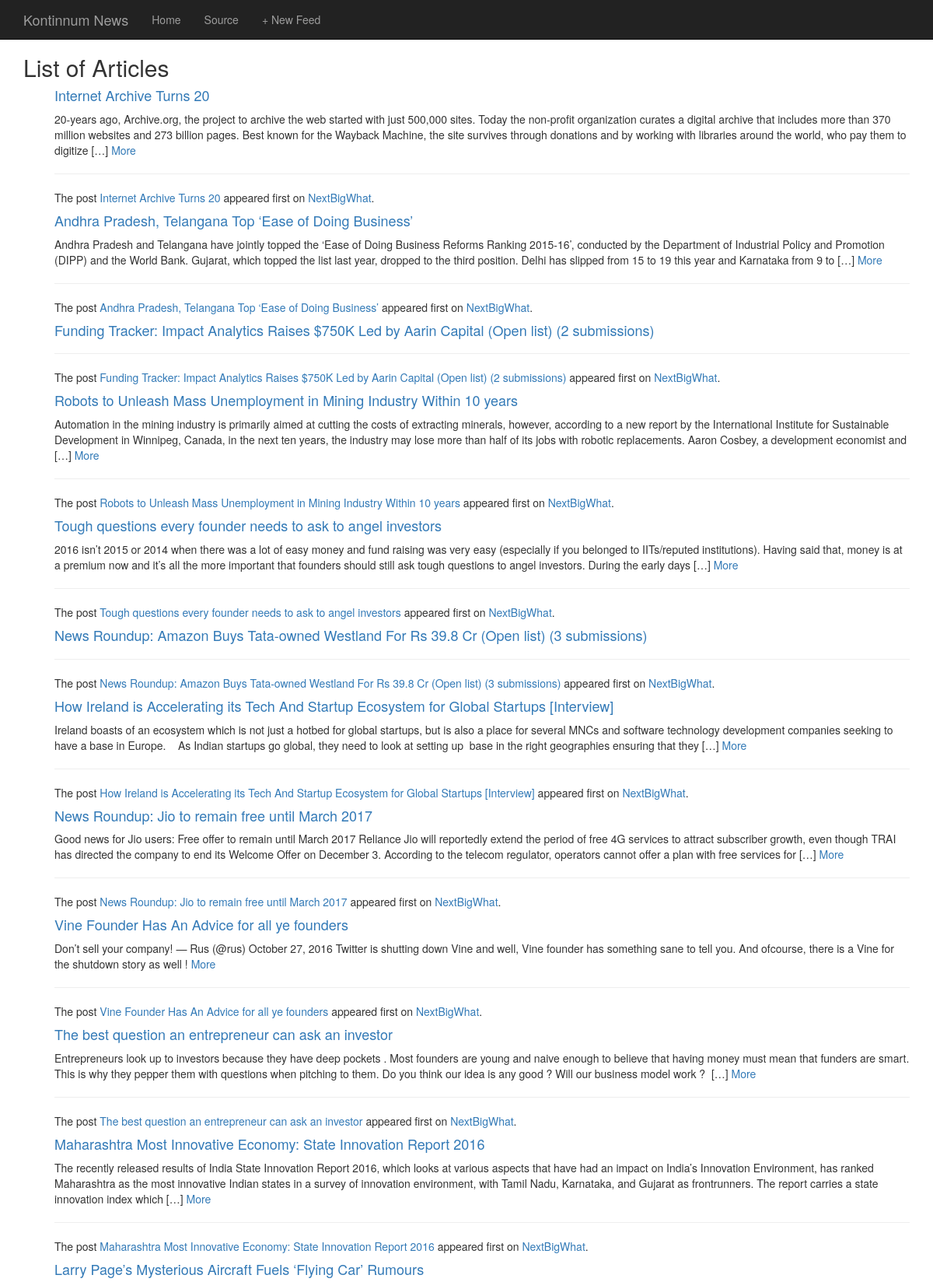
Page /news/ (upper part) on the committed database.
### news/models.py (models this page shows, shortened)
class Article(models.Model):
    feed = models.ForeignKey(Feed)
    title = models.CharField(max_length=200)
    url = models.URLField()
    description = models.TextField()
    publication_date = models.DateTimeField()

### news/views.py (the view)
def articles_list(request):
	articles = Article.objects.all();
	return render(request, 'news/articles_list.html',{'articles': articles})

### news/templates/news/articles_list.html
{% extends 'news/base.html'%}
{% block content %}
	<h2>List of Articles </h2>
<ul style="list-style: none;">
{% for article in articles %}
	<li>
		<h4><a href="{{ article.url }}">{{ article.title }}</a> </h4>
		<p>{{ article.description | safe }}</p>
	</li>
{% endfor %}
</ul>
{% endblock %}

### news/templates/news/base.html (shortened to what this page needs)
<!DOCTYPE html>
<html lang="en">
  <head>
    <link href="https://maxcdn.bootstrapcdn.com/bootstrap/3.3.7/css/bootstrap.min.css" rel="stylesheet">
  </head>
  <body>
    <nav class="navbar navbar-inverse navbar-fixed-top">
      <div class="container">
        <div class="navbar-header">
          <a class="navbar-brand" href="{% url 'articles_list' %}">Kontinnum News</a>
        </div>
        <div id="navbar" class="navbar-collapse">
        	<ul class="nav navbar-nav">
        		<li><a href="{% url 'articles_list' %}">Home</a></li>
        		<li><a href="{% url 'feeds_list' %}">Source</a></li>
            <li><a href="{% url 'feed_new' %}">+ New Feed</a></li>
        	</ul>
        </div>
      </div>
    </nav>
    <div class="container">
      {% block content %}
      {% endblock %}
    </div>
</body>
</html>

### news/templates/news/base.html (style rules this page uses)
body { padding-top: 50px; padding-bottom: 20px; }

### rows in the picture
Article: title "Internet Archive Turns 20", description "20-years ago, Archive.org, the project to archive the web started with just 500,000 sites. Today the non-profit organization curates a digital archive that includes more than 370 million websites and 273 billion pages. Best known for the Wayback Machine, the site survives through donations and by working with libraries around the world, who pay them to digitize […] More The post Internet Archive Turns 20 appeared first on NextBigWhat ."
Article: title "Andhra Pradesh, Telangana Top ‘Ease of Doing Business’", description "Andhra Pradesh and Telangana have jointly topped the ‘Ease of Doing Business Reforms Ranking 2015-16’, conducted by the Department of Industrial Policy and Promotion (DIPP) and the World Bank. Gujarat, which topped the list last year, dropped to the third position. Delhi has slipped from 15 to 19 this year and Karnataka from 9 to […] More The post Andhra Pradesh, Telangana Top ‘Ease of Doing Business’ appeared first on NextBigWhat ."
Article: title "Funding Tracker: Impact Analytics Raises $750K Led by Aarin Capital (Open list) (2 submissions)", description "The post Funding Tracker: Impact Analytics Raises $750K Led by Aarin Capital (Open list) (2 submissions) appeared first on NextBigWhat ."
Article: title "Robots to Unleash Mass Unemployment in Mining Industry Within 10 years", description "Automation in the mining industry is primarily aimed at cutting the costs of extracting minerals, however, according to a new report by the International Institute for Sustainable Development in Winnipeg, Canada, in the next ten years, the industry may lose more than half of its jobs with robotic replacements. Aaron Cosbey, a development economist and […] More The post Robots to Unleash Mass Unemployment in Mining Industry Within 10 years appeared first on NextBigWhat ."
Article: title "Tough questions every founder needs to ask to angel investors", description "2016 isn’t 2015 or 2014 when there was a lot of easy money and fund raising was very easy (especially if you belonged to IITs/reputed institutions). Having said that, money is at a premium now and it’s all the more important that founders should still ask tough questions to angel investors. During the early days […] More The post Tough questions every founder needs to ask to angel investors appeared first on NextBigWhat ."
Article: title "News Roundup: Amazon Buys Tata-owned Westland For Rs 39.8 Cr (Open list) (3 submissions)", description "The post News Roundup: Amazon Buys Tata-owned Westland For Rs 39.8 Cr (Open list) (3 submissions) appeared first on NextBigWhat ."
Article: title "How Ireland is Accelerating its Tech And Startup Ecosystem for Global Startups [Interview]", description "Ireland boasts of an ecosystem which is not just a hotbed for global startups, but is also a place for several MNCs and software technology development companies seeking to have a base in Europe. As Indian startups go global, they need to look at setting up base in the right geographies ensuring that they […] More The post How Ireland is Accelerating its Tech And Startup Ecosystem for Global Startups [Interview] appeared first on NextBigWhat ."
Article: title "News Roundup: Jio to remain free until March 2017", description "Good news for Jio users: Free offer to remain until March 2017 Reliance Jio will reportedly extend the period of free 4G services to attract subscriber growth, even though TRAI has directed the company to end its Welcome Offer on December 3. According to the telecom regulator, operators cannot offer a plan with free services for […] More The post News Roundup: Jio to remain free until March 2017 appeared first on NextBigWhat ."
Article: title "Vine Founder Has An Advice for all ye founders", description "Don’t sell your company! — Rus (@rus) October 27, 2016 Twitter is shutting down Vine and well, Vine founder has something sane to tell you. And ofcourse, there is a Vine for the shutdown story as well ! More The post Vine Founder Has An Advice for all ye founders appeared first on NextBigWhat ."
Article: title "The best question an entrepreneur can ask an investor", description "Entrepreneurs look up to investors because they have deep pockets . Most founders are young and naive enough to believe that having money must mean that funders are smart. This is why they pepper them with questions when pitching to them. Do you think our idea is any good ? Will our business model work ? […] More The post The best question an entrepreneur can ask an investor appeared first on NextBigWhat ."
Article: title "Maharashtra Most Innovative Economy: State Innovation Report 2016", description "The recently released results of India State Innovation Report 2016, which looks at various aspects that have had an impact on India’s Innovation Environment, has ranked Maharashtra as the most innovative Indian states in a survey of innovation environment, with Tamil Nadu, Karnataka, and Gujarat as frontrunners. The report carries a state innovation index which […] More The post Maharashtra Most Innovative Economy: State Innovation Report 2016 appeared first on NextBigWhat ."
Article: title "Larry Page’s Mysterious Aircraft Fuels ‘Flying Car’ Rumours"
